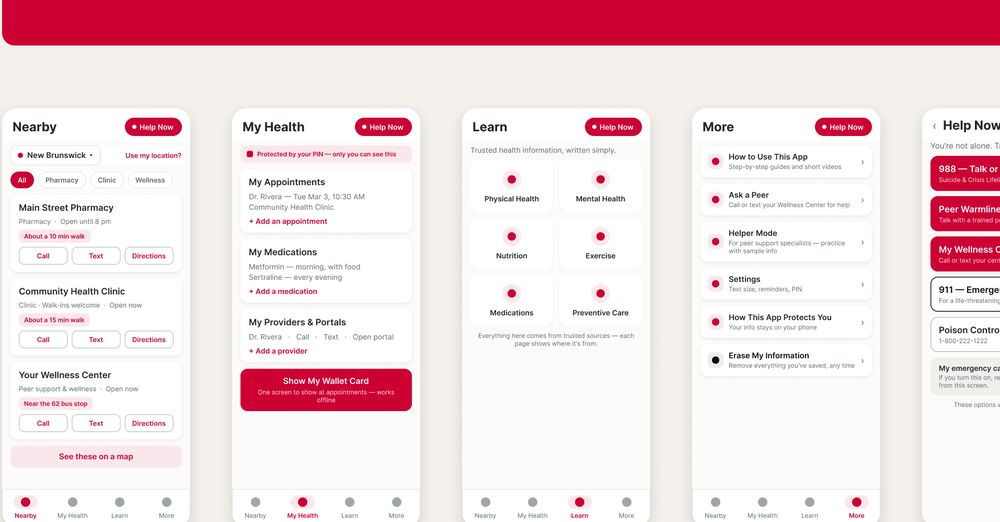
#> input picture figures/ui_wireframes.png, 1000 x 522 px, shrunk from 1913 x 998 before the run
$ python crop_figma.py
#> lines starting #> are read from the running program, lines starting #| are printed output that depends on the picture
"""Re-crop five phone frames from the Figma board for IEEE figure* layout."""

from PIL import Image
from pathlib import Path

out = Path(__file__).resolve().parent
# Prefer Downloads original if present; else prior copy may be gone.
candidates = [
    Path(r"C:\Users\karee\Downloads\CWC Health App - Lo-Fi Wireframes v0.1.png"),
    out / "figma_export_raw.png",
    out / "ui_wireframes.png",
]
src = next(p for p in candidates if p.exists())
im = Image.open(src).convert("RGB")
#> im is the input picture: PIL image 1000x522 RGB; mean R, G, B 240.8, 214, 218.7
w, h = im.size
#> w = 1000; h = 522
print("source", src.name, w, h)
#| source ui_wireframes.png 1000 522

# Phone row only (drop the scarlet banner and bottom caption strip).
top = int(h * 0.34)
#> top = 177
bottom = int(h * 0.93)
#> bottom = 485
# Five phones left of the "Why it looks this way" panel.
left = int(w * 0.01)
#> left = 10
right = int(w * 0.81)
#> right = 810
row = im.crop((left, top, right, bottom))
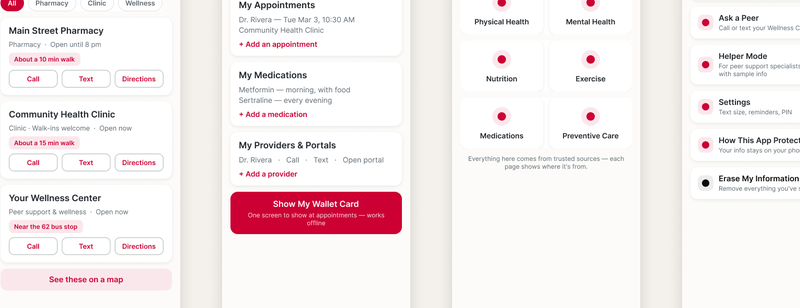
#> row: PIL image 800x308 RGB; mean R, G, B 245.3, 236.8, 237.4
rw, rh = row.size
#> rw = 800; rh = 308
print("row", rw, rh)
#| row 800 308

# Keep the complete row for the manuscript so phone edges and labels are not
# clipped by per-column crop estimates.
row.crop((0, 0, rw, int(rh * 0.92))).save(out / "ui_screens.png", optimize=True)
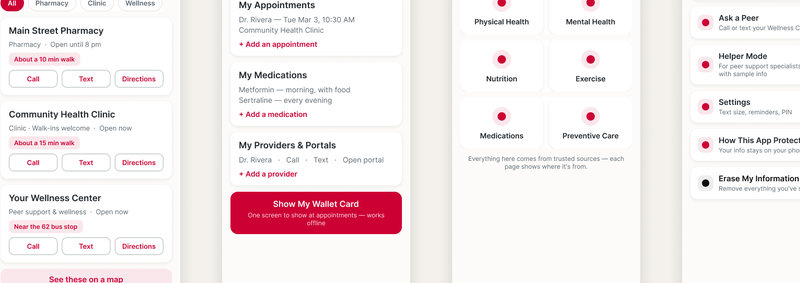
#> saved as ui_screens.png: PIL image 800x283 RGB; mean R, G, B 244.8, 235.8, 236.6

names = ["nearby", "my_health", "learn", "more", "help_now"]
cw = rw / 5.0
#> cw = 160
for i, name in enumerate(names):
    # Inset slightly to drop column gutters / caption bleed.
    x0 = int(i * cw + cw * 0.04)
    x1 = int((i + 1) * cw - cw * 0.04)
    y0 = int(rh * 0.00)
    y1 = int(rh * 0.92)  # drop under-phone captions
    frame = row.crop((x0, y0, x1, y1))
    frame.save(out / f"ui_screen_{name}.png", optimize=True)
    print(name, frame.size)
#> this loop made 5 passes
#> pass 1, `frame = row.crop((x0, y0, x1, y1))`:
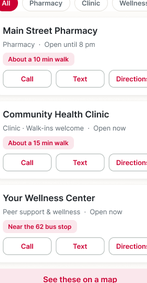
#> frame: PIL image 147x283 RGB; mean R, G, B 245.1, 238.6, 240.3
#> pass 2, `frame = row.crop((x0, y0, x1, y1))`:
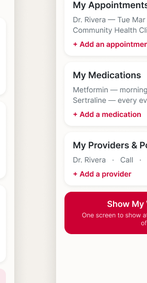
#> frame: PIL image 147x283 RGB; mean R, G, B 240.1, 221, 223.7
#> pass 3, `frame = row.crop((x0, y0, x1, y1))`:
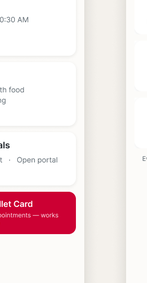
#> frame: PIL image 147x283 RGB; mean R, G, B 245, 229, 230.7
#> after the loop:
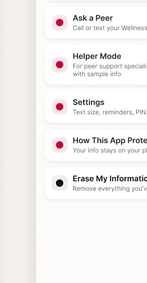
#> frame: PIL image 147x283 RGB; mean R, G, B 244, 242, 240.5

print("done")

$ run again, with figures/ui_screen_my_health.png copied over figures/ui_wireframes.png
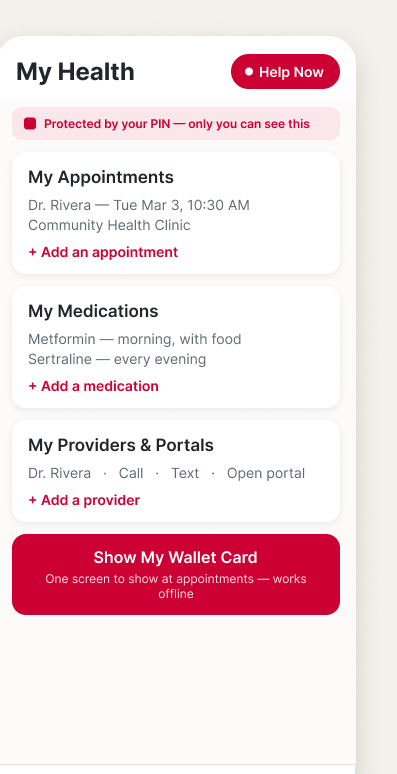
#> input picture figures/ui_screen_my_health.png, 397 x 774 px
#> im is the input picture: PIL image 397x774 RGB; mean R, G, B 243, 221.4, 225.5
#| source ui_wireframes.png 397 774
#| row 318 456
#> `row.crop((0, 0, rw, int(rh * 0.92))).save(out / "ui_screens.png", opti..`:
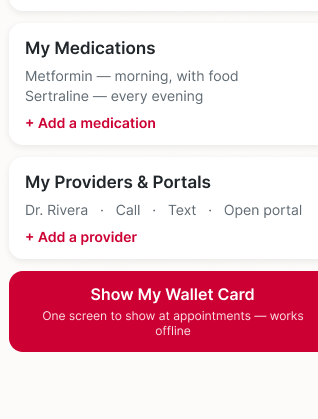
#> saved as ui_screens.png: PIL image 318x419 RGB; mean R, G, B 240, 202.4, 211.4
#> after the loop `for i, name in enumerate(names):`:
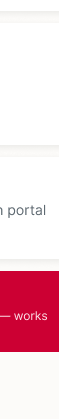
#> frame: PIL image 59x419 RGB; mean R, G, B 243.4, 204.4, 213.6

$ run again, with figures/ui_screen_nearby.png copied over figures/ui_wireframes.png
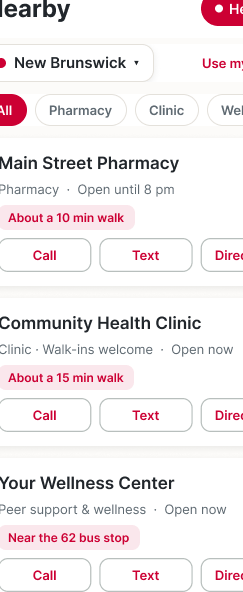
#> input picture figures/ui_screen_nearby.png, 243 x 592 px
#> im is the input picture: PIL image 243x592 RGB; mean R, G, B 244, 237.7, 239.3
#| source ui_wireframes.png 243 592
#| row 194 349
#> `row.crop((0, 0, rw, int(rh * 0.92))).save(out / "ui_screens.png", opti..`:
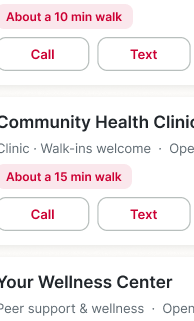
#> saved as ui_screens.png: PIL image 194x321 RGB; mean R, G, B 243.5, 238.4, 239.9
#> after the loop `for i, name in enumerate(names):`:
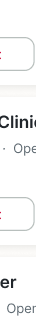
#> frame: PIL image 36x321 RGB; mean R, G, B 246, 246.2, 246.3
